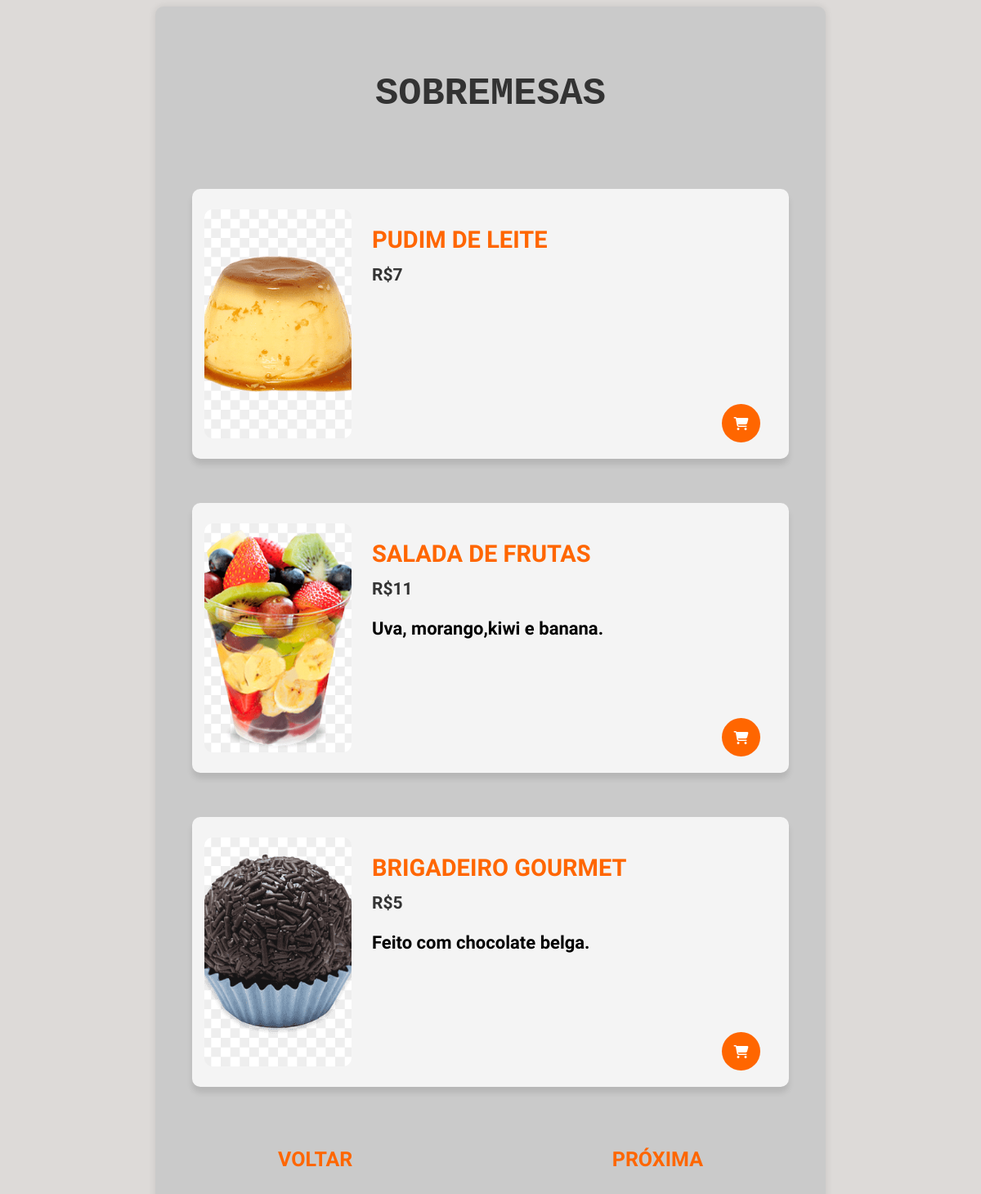
Page /menu/menuSobremesa.php on the committed database.
### tables this page shows
CREATE TABLE IF NOT EXISTS `item` (
  `idItem` int NOT NULL AUTO_INCREMENT,
  `nome` varchar(150) NOT NULL DEFAULT '',
  `descricao` varchar(600) DEFAULT '',
  `tipo` varchar(15) NOT NULL,
  `valor` float DEFAULT NULL,
  `tamanho` varchar(50) DEFAULT NULL,
  `nomeImg` varchar(50) DEFAULT NULL,
  `quantidade` int DEFAULT '0',
  PRIMARY KEY (`idItem`)
);

### menu/menuSobremesa.php (the view, shortened to what this page needs)
<?php
 $sql = "SELECT * FROM item WHERE tipo = 'sobremesa'";
 $result = mysqli_query($conexao, $sql);
?>
<!DOCTYPE html>
<html lang="en">
    <form action="adicionaItens.php" method="POST">
        <head>
            <link rel="stylesheet" href="menu.css">
            <link rel="stylesheet" href="https://cdnjs.cloudflare.com/ajax/libs/font-awesome/6.5.2/css/all.min.css" />
        </head>
        <body>
            <body>
                <div class="menu">
                    <h1>SOBREMESAS</h1>
                    <?php
                        while($cardapio = mysqli_fetch_assoc($result)){
                            echo "<div class='menu-item'><img src=img/".$cardapio['nomeImg']."><h2>".$cardapio['nome']."</h2><li>R$".$cardapio['valor']."</li><p class='text-bottom'>".$cardapio['descricao']."</p><button class='add-to-cart' name='insertItem'><input hidden name='idItem' value='".$cardapio['idItem']."'><input hidden name='redirect' value='menuSobremesa.php'></input><input hidden name='quantidade' value='".$cardapio['quantidade']."'></input><input hidden type='submit'><i class='fa-solid fa-cart-shopping'></i></button></div><br/>";
                        };
                    ?>
                    <section>
                        <div class="voltar">
                            <a href="menuRefeicao.php">VOLTAR</a>
                        </div>
                        <div class="proxima">
                            <a href="menuBebida.php">PRÓXIMA</a>
                        </div>
                    </section>
                </div>
        </body>
    </form>
</html>

### menu/menu.css (style rules this page uses)
body { font-family: 'Big Shoulders Text', cursive; background-color: #dddad8; display: flex; justify-content: center; align-items: center; }
.menu { background-color: #cacaca; border-radius: 10px; box-shadow: 0 0 10px rgba(0, 0, 0, 0.1); padding: 110px; max-width: 600px; width: 100%; padding-bottom: 50px; }
.menu h1 { text-align: center; color: #333; margin-bottom: 50px; font-family: monospace; font-size: 47px; margin-top: 10px; top: -40px; position: relative; }
.menu-item { position: relative; display: flex; padding: 15px; align-items: center; margin-bottom: 35px; background-color: #f4f4f4; border-radius: 10px; box-shadow: 0 7px 7px rgba(0, 0, 0, 0.1); transition: background-color 0.3s ease; width: 700px; height: 300px; margin-left: -65px; }
.menu-item img { width: 180px; height: 280px; object-fit: cover; border-radius: 10px; margin-right: 20px; }
.menu-item h2 { position: absolute; top: 45px; left: 220px; margin: 0; color: #ff6600; font-size: 29px; font-family: 'Big Shoulders Text', cursive; z-index: 2; }
.menu-item p { font-family: 'Big Shoulders Text', cursive; text-align: justify; margin-right: 20px; left: 5px; font-size: 22px; font-weight: bold; position: absolute; top: 119px; left: 220px; right: 20px; }
.add-to-cart { display: flex; justify-content: center; align-items: center; background-color: #ff6600; color: #ffffff; border: none; border-radius: 50%; padding: 10px 20px; cursor: pointer; font-family: 'Big Shoulders Text', cursive; font-size: 16px; transition: background-color 0.3s ease; position: absolute; bottom: 20px; right: 35px; width: 47px; height: 47px; }
.menu-item li { position: absolute; top: 93px; left: 220px; margin: 0; color: #333; font-size: 21px; font-family: 'Big Shoulders Text', cursive; list-style: none; font-weight: 800; }
.menu a { font-size: 25px; color: #ff6600; text-decoration: none; font-weight: bold; margin-left: auto; padding: 10px 20px; }
section { display: flex; justify-content: space-between; align-items: center; padding: 20px; }
.voltar a, .proxima a { font-size: 25px; color: #ff6600; text-decoration: none; font-weight: bold; padding: 10px 20px; }

### rows in the picture
item: nomeImg (picture), nome "PUDIM DE LEITE", valor "7"
item: nomeImg (picture), nome "SALADA DE FRUTAS", valor "11", descricao "Uva, morango,kiwi e banana."
item: nomeImg (picture), nome "BRIGADEIRO GOURMET", valor "5", descricao "Feito com chocolate belga."
